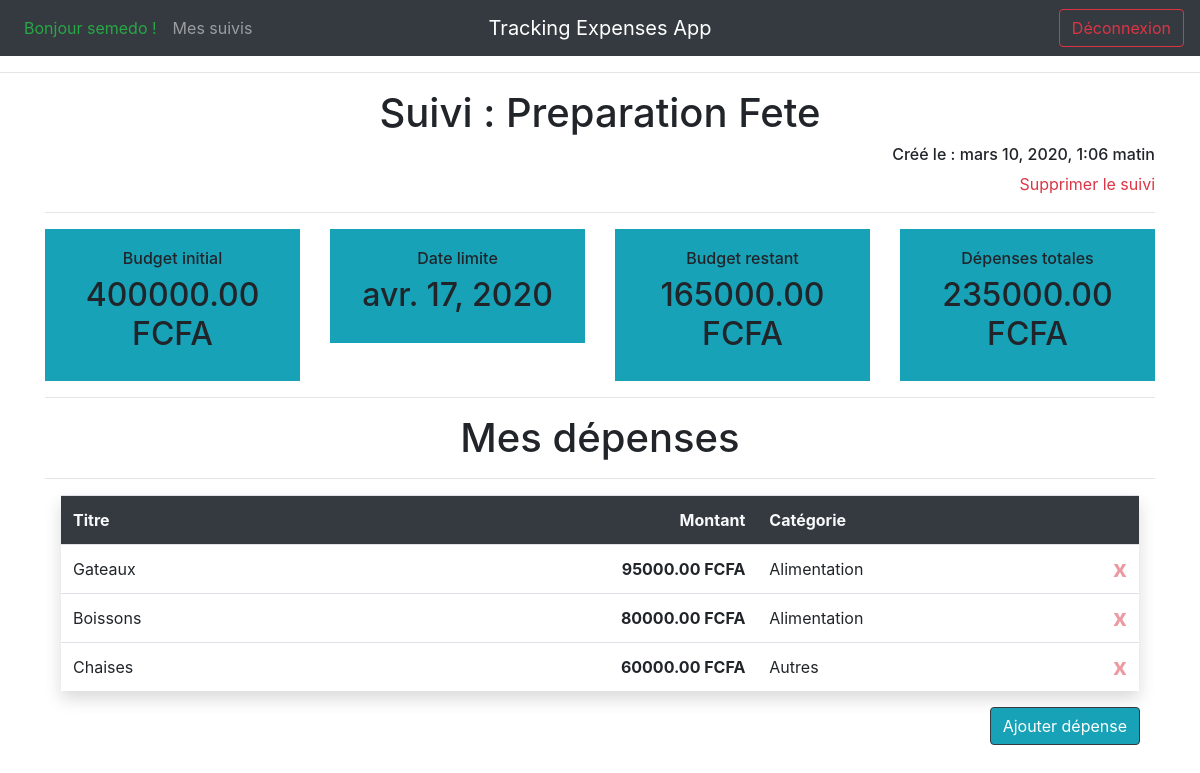
Page /preparation-fete (signed in) on the committed database.
### suivi_depenses/models.py (models this page shows, shortened)
class Suivi(models.Model):
    user = models.ForeignKey(User,on_delete=models.CASCADE,related_name='suivis',null=True)
    slug = models.SlugField(max_length=100,unique=True,blank=True)
    date_creation = models.DateTimeField(auto_now_add=True)
    nom = models.CharField(max_length=100)
    budget = models.DecimalField(max_digits=10,decimal_places=2)
    date_limite = models.DateField()
    def b_restant(self):
        return self.budget - self.d_totales()
    def d_totales(self):
        depenses = Depense.objects.filter(suivi=self)
        total = 0
        for d in depenses:
            total+=d.montant
        return total

class Depense(models.Model):
    suivi = models.ForeignKey(Suivi,on_delete=models.CASCADE, related_name='depenses')
    titre = models.CharField(max_length=100)
    montant = models.DecimalField(max_digits=8,decimal_places=2)
    categorie = models.ForeignKey(Categorie,on_delete=models.CASCADE)
    class Meta:
        ordering = ("-montant",)

class Categorie(models.Model):
    nom = models.CharField(max_length=100)

### suivi_depenses/views.py (the view, shortened to what this page needs)
# urls.py: path('<slug:slug_suivi>',views.details_suivi,name='details_suivi'),
@login_required(login_url="/connexion/")
def details_suivi(request,slug_suivi):
    suivi = get_object_or_404(Suivi, slug=slug_suivi)
    categories = Categorie.objects.all()
    if request.method == 'GET':
        return render(request,'suivi_depenses/details_suivi.html',{'suivi':suivi,'depenses':suivi.depenses.all(),'categories':categories})
    return HttpResponseRedirect("/"+slug_suivi)

### suivi_depenses/templates/suivi_depenses/details_suivi.html (shortened to what this page needs)
{% extends 'suivi_depenses/base.html' %}
{% block content %}
<div class="container">
    <h1 class="text-center">Suivi : {{suivi.nom}}</h1>
    <div class="text-right">
        <h6>Créé le : {{ suivi.date_creation }}</h6>
        <a href="{% url 'del_suivi' suivi.slug%}" class="text-danger text-right">Supprimer le suivi</a>
    </div>
    <hr>
    <section class="section">
        <div class="row">
            <div class="col-3">
                <div class="card-body bg-info text-center">
                    <h6>Budget initial</h6>
                    <h2>{{ suivi.budget }} FCFA</h2>
                </div>
            </div>
            <div class="col-3">
                <div class="card-body bg-info text-center">
                    <h6>Date limite</h6>
                    <h2>{{ suivi.date_limite }}</h2>
                </div>
            </div>
            <div class="col-3">
                <div class="card-body bg-info text-center">
                    <h6>Budget restant</h6>
                    <h2>{{ suivi.b_restant }} FCFA</h2>
                </div>
            </div>
            <div class="col-3">
                <div class="card-body bg-info text-center">
                    <h6>Dépenses totales</h6>
                    <h2>{{ suivi.d_totales }} FCFA</h2>
                </div>
            </div>
        </div>
    </section>
    <hr>
    <h1 class="text-center">Mes dépenses</h1>
    <hr>
    <section class="section m-3">
        <table class="table table-hover shadow">
            <tr class="bg-dark text-light">
                <th>
                    Titre
                </th>
                <th class="text-right">
                    Montant
                </th>
                <th colspan="2">
                    Catégorie
                </th>
            </tr>
            {%for d in depenses%}
            <tr>
                <td>{{d.titre}}</td>
                <th class="text-right">{{d.montant}} FCFA</th>
                <td colspan="2">{{d.categorie.nom}} <a href="{% url 'del_depense' d.pk %}" class="close text-danger">x</a></td>
            </tr>
            {%endfor%}
        </table>
    </section>
    <div class="container text-right">
        <button class="btn btn-info btn-outline-dark" id="btnAdd"><a href="#titreInput" class="text-white">Ajouter dépense</a></button>
    </div>
</div>
{% endblock %}

### suivi_depenses/templates/suivi_depenses/base.html (shortened to what this page needs)
{% load static %}
<!DOCTYPE html>
<html lang="en">
<head>
  <link rel="stylesheet" href="{% static 'css/bootstrap.min.css' %}">
  <link rel="stylesheet" href="{% static 'css/style.css' %}">
</head>
<body>
  <nav class="navbar navbar-expand-md navbar-dark bg-dark">
    <div class="navbar-collapse collapse w-100 order-1 order-md-0 dual-collapse2">
        <ul class="navbar-nav mr-auto">
            <li class="nav-item active">
                <a class="nav-link text-success" href="#">Bonjour {{user}} !</a>
            </li>
            <li class="nav-item">
                <a class="nav-link" href="/">Mes suivis</a>
            </li>
        </ul>
    </div>
    <div class="mx-auto order-0">
        <a class="navbar-brand mx-auto" href="#">Tracking Expenses App</a>
    </div>
    <div class="navbar-collapse collapse w-100 order-3 dual-collapse2">
        <ul class="navbar-nav ml-auto">
            <li class="nav-item">
              <form action="{% url 'deconnexion' %}" method="post">
                <button type="submit" class="btn btn-dark btn-outline-danger">Déconnexion</button>
              </form>
            </li>
        </ul>
    </div>
</nav>
<hr>
  {% block content %}
  {% endblock %}
</body>
</html>

### rows in the picture
Suivi: nom "Preparation Fete", date_creation "mars 10, 2020, 1:06 matin", budget "400000.00", date_limite "avr. 17, 2020", b_restant "165000.00", d_totales "235000.00"
Depense: titre "Gateaux", montant "95000.00", categorie.nom "Alimentation"
Depense: titre "Boissons", montant "80000.00", categorie.nom "Alimentation"
Depense: titre "Chaises", montant "60000.00", categorie.nom "Autres"

### other values in the picture
{{ user }} "semedo"
